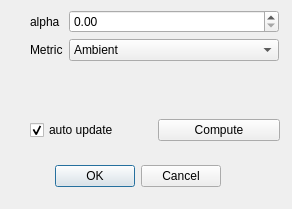
<?xml version="1.0" encoding="UTF-8"?>
<ui version="4.0">
 <class>UniformMenu</class>
 <widget class="QDialog" name="UniformMenu">
  <property name="geometry">
   <rect>
    <x>0</x>
    <y>0</y>
    <width>292</width>
    <height>209</height>
   </rect>
  </property>
  <property name="windowTitle">
   <string>Uniform neighbors (Rips)</string>
  </property>
  <widget class="QDialogButtonBox" name="buttonBox">
   <property name="geometry">
    <rect>
     <x>50</x>
     <y>160</y>
     <width>171</width>
     <height>32</height>
    </rect>
   </property>
   <property name="orientation">
    <enum>Qt::Horizontal</enum>
   </property>
   <property name="standardButtons">
    <set>QDialogButtonBox::Cancel|QDialogButtonBox::Ok</set>
   </property>
  </widget>
  <widget class="QWidget" name="formLayoutWidget">
   <property name="geometry">
    <rect>
     <x>30</x>
     <y>10</y>
     <width>249</width>
     <height>84</height>
    </rect>
   </property>
   <layout class="QFormLayout" name="formLayout_2">
    <property name="fieldGrowthPolicy">
     <enum>QFormLayout::AllNonFixedFieldsGrow</enum>
    </property>
    <item row="0" column="0">
     <widget class="QLabel" name="label">
      <property name="text">
       <string>alpha</string>
      </property>
     </widget>
    </item>
    <item row="1" column="0">
     <widget class="QLabel" name="label_2">
      <property name="text">
       <string>Metric</string>
      </property>
     </widget>
    </item>
    <item row="1" column="1">
     <widget class="QComboBox" name="comboBoxMetric">
      <item>
       <property name="text">
        <string>Ambient</string>
       </property>
      </item>
      <item>
       <property name="text">
        <string>Reduced Space</string>
       </property>
      </item>
     </widget>
    </item>
    <item row="0" column="1">
     <widget class="QDoubleSpinBox" name="doubleSpinBoxAlpha">
      <property name="maximum">
       <double>100000000.000000000000000</double>
      </property>
      <property name="singleStep">
       <double>0.100000000000000</double>
      </property>
     </widget>
    </item>
   </layout>
  </widget>
  <widget class="QWidget" name="gridLayoutWidget">
   <property name="geometry">
    <rect>
     <x>30</x>
     <y>110</y>
     <width>250</width>
     <height>40</height>
    </rect>
   </property>
   <layout class="QGridLayout" name="gridLayout">
    <item row="0" column="1">
     <widget class="QPushButton" name="pushButtonCompute">
      <property name="text">
       <string>Compute</string>
      </property>
     </widget>
    </item>
    <item row="0" column="0">
     <widget class="QCheckBox" name="checkBoxAutoUpdate">
      <property name="text">
       <string>auto update</string>
      </property>
      <property name="checked">
       <bool>true</bool>
      </property>
     </widget>
    </item>
   </layout>
  </widget>
 </widget>
 <resources/>
 <connections>
  <connection>
   <sender>buttonBox</sender>
   <signal>accepted()</signal>
   <receiver>UniformMenu</receiver>
   <slot>accept()</slot>
   <hints>
    <hint type="sourcelabel">
     <x>248</x>
     <y>254</y>
    </hint>
    <hint type="destinationlabel">
     <x>157</x>
     <y>274</y>
    </hint>
   </hints>
  </connection>
  <connection>
   <sender>buttonBox</sender>
   <signal>rejected()</signal>
   <receiver>UniformMenu</receiver>
   <slot>reject()</slot>
   <hints>
    <hint type="sourcelabel">
     <x>316</x>
     <y>260</y>
    </hint>
    <hint type="destinationlabel">
     <x>286</x>
     <y>274</y>
    </hint>
   </hints>
  </connection>
 </connections>
</ui>
